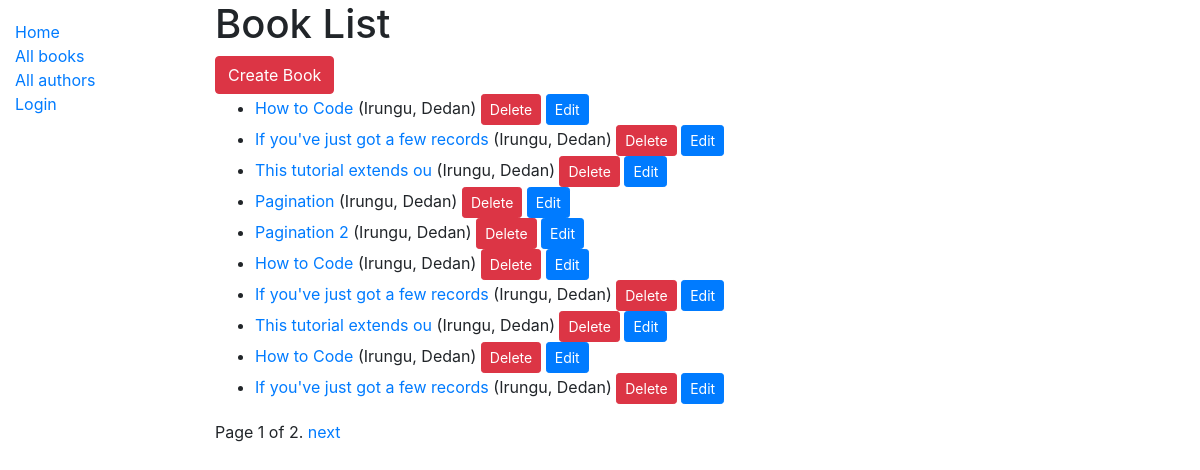
/catalog/books/, run on the app's committed database.
### catalog/models.py (models this page shows, shortened)
class Book(models.Model):
    title = models.CharField(max_length=200)
    author = models.ForeignKey('Author', on_delete=models.SET_NULL, null=True)
    summary = models.TextField(max_length=1000, help_text="Enter a brief description of the book")
    isbn = models.CharField('ISBN', max_length=13,
                            help_text='13 Character <a href="https://www.isbn-international.org/content/what-isbn'
                                      '">ISBN number</a>')
    genre = models.ManyToManyField(Genre, help_text="Select a genre for this book")
    language = models.ForeignKey('Language', on_delete=models.SET_NULL, null=True)
    def display_genre(self):
        """Creates a string for the Genre. This is required to display genre in Admin."""
        return ', '.join([genre.name for genre in self.genre.all()[:3]])
    display_genre.short_description = 'Genre'
    def get_absolute_url(self):
        return reverse('book-detail', args=[str(self.id)])
    def get_delete_url(self):
        return reverse('book_delete', args=[str(self.id)])
    def get_update_url(self):
        return reverse('book_update', args=[str(self.id)])

class Author(models.Model):
    first_name = models.CharField(max_length=100)
    last_name = models.CharField(max_length=100)
    date_of_birth = models.DateField(null=True, blank=True)
    date_of_death = models.DateField('died', null=True, blank=True)
    class Meta:
        ordering = ['last_name', 'first_name']
    def __str__(self):
        return '{0}, {1}'.format(self.last_name, self.first_name)

### catalog/views.py (the view)
# urls.py: path('books/', views.BookListView.as_view(), name='books'),
class BookListView(generic.ListView):
    model = Book
    paginate_by = 10

### catalog/templates/catalog/book_list.html
{% extends "base_generic.html" %}
{% block content %}
  <h1>Book List</h1>
  <a href="{% url 'book_create' %}" class="btn btn-danger ">
    Create Book
  </a>
  {% if book_list %}
  <ul>
    {% for book in book_list %}
      <li>
        <a href="{{ book.get_absolute_url }}">{{ book.title }}</a> ({{book.author}})
        <a href="{{ book.get_delete_url }}" class="btn btn-danger btn-sm">
          Delete
        </a>
        <a href="{{ book.get_update_url }}" class="btn btn-primary btn-sm">
          Edit
        </a></li>
    {% endfor %}
  </ul>
  {% else %}
    <p>There are no books in the library.</p>
  {% endif %}
{% endblock %}

### data on the page
Book: title "How to Code", author "Irungu, Dedan"
Book: title "If you've just got a few records", author "Irungu, Dedan"
Book: title "This tutorial extends ou", author "Irungu, Dedan"
Book: title "Pagination", author "Irungu, Dedan"
Book: title "Pagination 2", author "Irungu, Dedan"
Book: title "How to Code", author "Irungu, Dedan"
Book: title "If you've just got a few records", author "Irungu, Dedan"
Book: title "This tutorial extends ou", author "Irungu, Dedan"
Book: title "How to Code", author "Irungu, Dedan"
Book: title "If you've just got a few records", author "Irungu, Dedan"

### other printed values
{{ page_obj.number }} "1"
{{ page_obj.paginator.num_pages }} "2"
